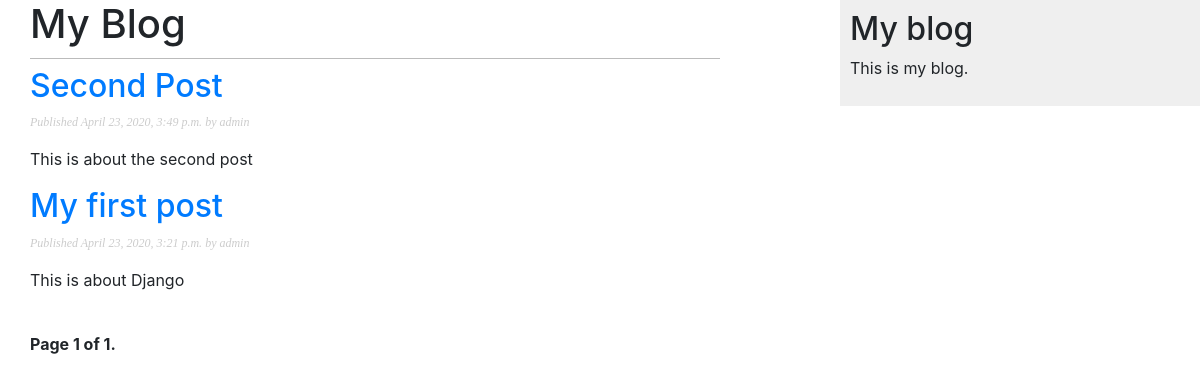
The app's page /BlogApp/, older data.
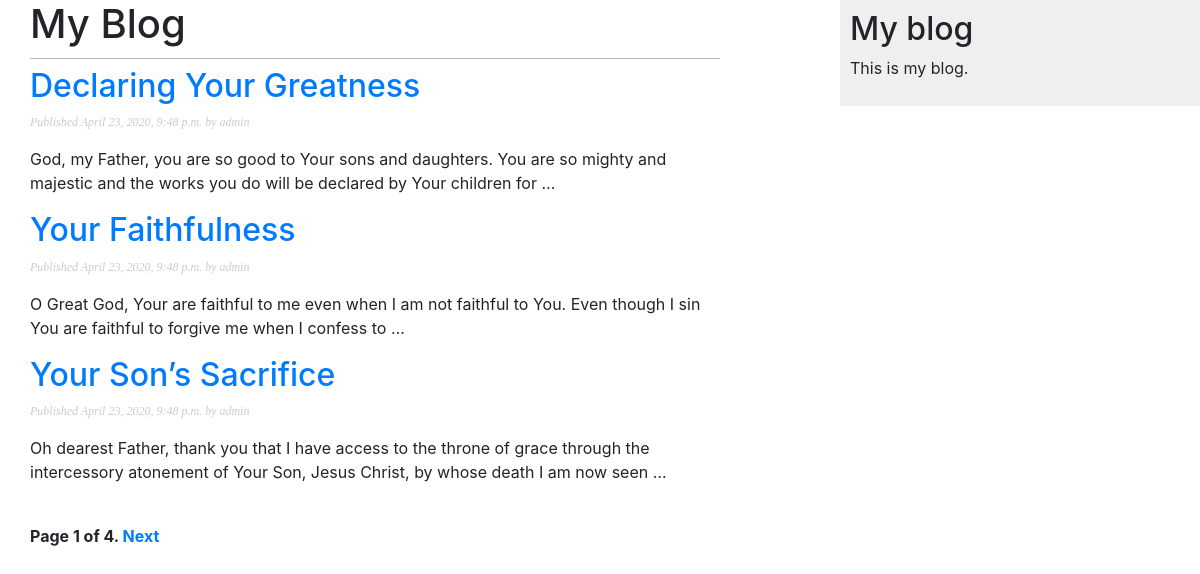
The same page, newer data.
### BlogApp/models.py (models this page shows, shortened)
class Post(models.Model):
    STATUS_CHOICES = (
        ('draft', 'Draft'),
        ('published', 'Published'),
    )
    title = models.CharField(max_length=250)
    slug = models.SlugField(max_length=250,
                            unique_for_date='publish')
    author = models.ForeignKey(User,
                               on_delete=models.CASCADE,
                               related_name='blog_posts')
    body = models.TextField()
    publish = models.DateTimeField(default=timezone.now())
    created = models.DateTimeField(auto_now_add=True)
    updated = models.DateTimeField(auto_now=True)
    status = models.CharField(max_length=10,
                              choices=STATUS_CHOICES,
                              default='draft')
    objects = models.Manager()
    published = PublishedManager()
    class Meta:
        ordering = ('-publish',)
    def get_absolute_url(self):
        return reverse('BlogApp:post_detail',
                       args=[self.publish.year,
                             self.publish.month,
                             self.publish.day,
                             self.slug])

### BlogApp/views.py (the view)
# urls.py: path('', views.post_list, name='post_list'),
def post_list(request):
    object_list = Post.published.all()
    paginator = Paginator(object_list, 3)
    page = request.GET.get('page')
    try:
        posts = paginator.page(page)
    except PageNotAnInteger:
        posts = paginator.page(1)
    except EmptyPage:
        posts = paginator.page(paginator.num_pages)
    return render(request,
                  'BlogApp/post/list.html',
                  {'page': page,
                   'posts': posts})

### BlogApp/models.py (called while the page is built)
    def get_queryset(self):
        return super().get_queryset().filter(status='published')

### BlogApp/templates/BlogApp/post/list.html (shortened to what this page needs)
{% extends "BlogApp/base.html" %}
{% block content %}
    <h1>My Blog</h1>
    {% for post in posts %}
        <h2>
            <a href="{{ post.get_absolute_url }}">
                {{ post.title }}
            </a>
        </h2>
        <p class="date">
            Published {{ post.publish }} by {{ post.author }}
        </p>
        {{ post.body|truncatewords:30|linebreaks }}
    {% endfor %}
    {% include "pagination.html" with page=posts %}
{% endblock %}

### BlogApp/templates/BlogApp/base.html (shortened to what this page needs)
{% load static %}
<!DOCTYPE html>
<html lang="en">
<head>
    <link href="{% static "css/BlogApp.css" %}" rel="stylesheet">
    <link rel="stylesheet" href="{% static '/css/bootstrap.min.css' %}">
</head>
<body>
<div id="content">
    {% block content %}
    {% endblock %}
</div>
<div id="sidebar">
    <h2>My blog</h2>
    <p>This is my blog.</p>
</div>
</body>
</html>

### BlogApp/templates/pagination.html (shortened to what this page needs)
<div class="pagination">
<span class="step-links">
    <span class="current">
Page {{ page.number }} of {{ page.paginator.num_pages }}.
</span>
    {% if page.has_next %}
        <a href="?page={{ page.next_page_number }}">Next</a>
    {% endif %}
</span>
</div>

### BlogApp/static/css/BlogApp.css (style rules this page uses)
body { margin:0; padding:0; font-family:helvetica, sans-serif; }
a { color:#00abff; text-decoration:none; }
h1 { font-weight:normal; border-bottom:1px solid #bbb; padding:0 0 10px 0; }
h2 { font-weight:normal; margin:30px 0 0; }
#content { float:left; width:60%; padding:0 0 0 30px; }
#sidebar { float:right; width:30%; padding:10px; background:#efefef; height:100%; }
p.date { color:#ccc; font-family: georgia, serif; font-size: 12px; font-style: italic; }
.pagination { margin:40px 0; font-weight:bold; }

Row changes from the older to the newer data that the page shows:
no longer on this page (row edited): Post: title "Second Post", publish "April 23, 2020, 3:49 p.m.", author "admin", body "This is about the second post"
no longer on this page (row edited): Post: title "My first post", publish "April 23, 2020, 3:21 p.m.", author "admin", body "This is about Django"
added Post: title "Declaring Your Greatness", publish "April 23, 2020, 9:48 p.m.", author "admin", body "God, my Father, you are so good to Your sons and daughters. You are so mighty and majestic and the works you do will be declared by Your children for …"
added Post: title "Your Faithfulness", publish "April 23, 2020, 9:48 p.m.", author "admin", body "O Great God, Your are faithful to me even when I am not faithful to You. Even though I sin You are faithful to forgive me when I confess to …"
added Post: title "Your Son’s Sacrifice", publish "April 23, 2020, 9:48 p.m.", author "admin", body "Oh dearest Father, thank you that I have access to the throne of grace through the intercessory atonement of Your Son, Jesus Christ, by whose death I am now seen …"
Text that changed along with them:
{{ page.paginator.num_pages }}: "1" → "4"
text now shown: "Next"
